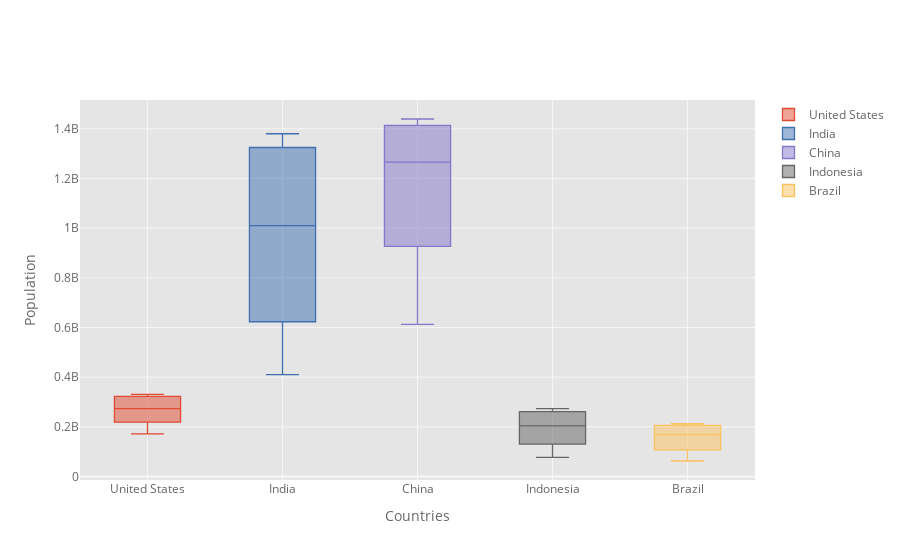

Notebook source saved alongside this figure:
### Code cell
df_population.iplot(kind='box', xTitle='Countries',
                    yTitle='Population')

### Figure 1 — Plotly figure (JSON) as saved in the notebook; plotly's stock layout.template omitted (floating-point values rounded to 4 significant figures)
{"data": [{"boxpoints": false, "line": {"width": 1.3}, "marker": {"color": "rgba(226, 74, 51, 1.0)"}, "name": "United States", "orientation": "v", "type": "box", "y": [171685336, 186720571, 199733676, 209513341, 219081251, 229476354, 240499825, 252120309, 265163745, 281710909, 294993511, 309011475, 320878310, 323015995, 325084756, 327096265, 329064917, 331002651]}, {"boxpoints": false, "line": {"width": 1.3}, "marker": {"color": "rgba(62, 111, 176, 1.0)"}, "name": "India", "orientation": "v", "type": "box", "y": [409880595, 450547679, 499123324, 555189792, 623102897, 698952844, 784360008, 873277798, 963922588, 1056575549, 1147609927, 1234281170, 1310152403, 1324517249, 1338676785, 1352642280, 1366417754, 1380004385]}, {"boxpoints": false, "line": {"width": 1.3}, "marker": {"color": "rgba(132, 118, 202, 1.0)"}, "name": "China", "orientation": "v", "type": "box", "y": [612241554, 660408056, 724218968, 827601394, 926240885, 1000089235, 1075589361, 1176883674, 1240920535, 1290550765, 1330776380, 1368810615, 1406847870, 1414049351, 1421021791, 1427647786, 1433783686, 1439323776]}, {"boxpoints": false, "line": {"width": 1.3}, "marker": {"color": "rgba(101, 101, 101, 1.0)"}, "name": "Indonesia", "orientation": "v", "type": "box", "y": [77273425, 87751068, 100267062, 114793178, 130680727, 147447836, 164982451, 181413402, 196934260, 211513823, 226289470, 241834215, 258383256, 261556381, 264650963, 267670543, 270625568, 273523615]}, {"boxpoints": false, "line": {"width": 1.3}, "marker": {"color": "rgba(251, 193, 94, 1.0)"}, "name": "Brazil", "orientation": "v", "type": "box", "y": [62533919, 72179226, 83373530, 95113265, 107216205, 120694009, 135274080, 149003223, 162019896, 174790340, 186127103, 195713635, 204471769, 206163053, 207833823, 209469323, 211049527, 212559417]}], "layout": {"legend": {"bgcolor": "#FFFFFF", "font": {"color": "#666666"}}, "paper_bgcolor": "#FFFFFF", "plot_bgcolor": "#E5E5E5", "title": {"font": {"color": "#151516"}}, "xaxis": {"gridcolor": "#F6F6F6", "showgrid": true, "tickfont": {"color": "#666666"}, "title": {"font": {"color": "#666666"}, "text": "Countries"}, "zerolinecolor": "#F6F6F6"}, "yaxis": {"gridcolor": "#F6F6F6", "showgrid": true, "tickfont": {"color": "#666666"}, "title": {"font": {"color": "#666666"}, "text": "Population"}, "zerolinecolor": "#F6F6F6"}}}
